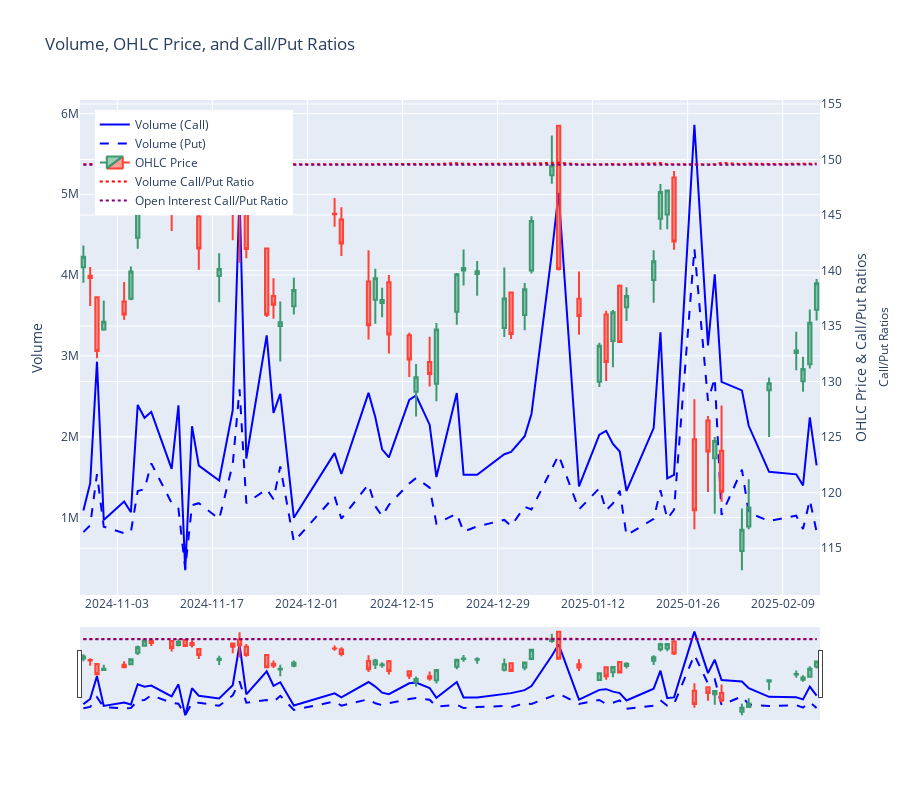

The notebook cell saved with this chart:
### Code cell
import yfinance as yf
from datetime import timedelta
import plotly.graph_objects as go
import pandas as pd

# Sample data preparation (replace with your actual data)
# df_total_ohlc = ...

# Filter data for the specific symbol
symbol = "NVDA"
df_symbol = df_total_ohlc.loc[df_total_ohlc["underlying_symbol"] == symbol]

# Function to sum volume and open interest
def sum_all_volume(df_sub):
    return pd.Series(
        {
            "volume": df_sub["volume"].sum(),
            "open_interest": df_sub["open_interest"].sum(),
        }
    )

# Aggregate data by Date and option_type
df = df_symbol.groupby(["Date", "option_type"]).apply(sum_all_volume)
start_date = df.index.get_level_values("Date").min()
end_date = df.index.get_level_values("Date").max() + timedelta(days=1)

# Download historical price data
price_data = yf.download(symbol, start=start_date, end=end_date)
price_data = price_data.reset_index()

# Merge with price data
df = df.reset_index().merge(price_data, left_on="Date", right_on="Date", how="left")
df = df.set_index(["Date", "option_type"])

# Unstack the DataFrame
df_unstacked = df.unstack(level="option_type")

# Calculate ratios
df_unstacked["volume_ratio"] = df_unstacked["volume"]["call"] / df_unstacked["volume"]["put"]
df_unstacked["open_interest_ratio"] = df_unstacked["open_interest"]["call"] / df_unstacked["open_interest"]["put"]

# Replace inf and NaN values in ratios with 0
df_unstacked["volume_ratio"].replace([float('inf'), float('-inf')], 0, inplace=True)
df_unstacked["open_interest_ratio"].replace([float('inf'), float('-inf')], 0, inplace=True)
df_unstacked["volume_ratio"].fillna(0, inplace=True)
df_unstacked["open_interest_ratio"].fillna(0, inplace=True)

# Create a single plot with simulated three y-axes
fig = go.Figure()

# Add Volume lines (left y-axis)
fig.add_trace(go.Scatter(x=df_unstacked.index, y=df_unstacked["volume"]["call"], mode="lines", name="Volume (Call)", line=dict(color="blue")))
fig.add_trace(go.Scatter(x=df_unstacked.index, y=df_unstacked["volume"]["put"], mode="lines", name="Volume (Put)", line=dict(color="blue", dash="dash")))

# Add OHLC candlestick chart (right y-axis, primary)
fig.add_trace(
    go.Candlestick(
        x=df_unstacked.index,
        open=df_unstacked["Open"]["call"],
        high=df_unstacked["High"]["call"],
        low=df_unstacked["Low"]["call"],
        close=df_unstacked["Close"]["call"],
        name="OHLC Price",
        yaxis="y2",  # Assign to the secondary y-axis
    )
)

# Scale and offset Call/Put Ratios for the simulated third y-axis
scale_factor = 0.1  # Adjust this to fit the ratios within the chart
offset = df_unstacked["Close"]["call"].max()  # Offset to position ratios above OHLC

# Add Call/Put Ratios (right y-axis, secondary)
fig.add_trace(go.Scatter(x=df_unstacked.index, y=df_unstacked["volume_ratio"] * scale_factor + offset, mode="lines", name="Volume Call/Put Ratio", line=dict(color="red", dash="dot"), yaxis="y2"))
fig.add_trace(go.Scatter(x=df_unstacked.index, y=df_unstacked["open_interest_ratio"] * scale_factor + offset, mode="lines", name="Open Interest Call/Put Ratio", line=dict(color="purple", dash="dot"), yaxis="y2"))

# Layout updates
fig.update_layout(
    title="Volume, OHLC Price, and Call/Put Ratios",
    hovermode="x unified",
    height=800,
    showlegend=True,
    legend=dict(x=0.02, y=0.98),  # Adjust legend position
    yaxis=dict(title="Volume"),  # Left y-axis
    yaxis2=dict(title="OHLC Price & Call/Put Ratios", overlaying="y", side="right"),  # Right y-axis
)

# Add a dummy axis for the simulated third y-axis
fig.update_layout(
    annotations=[
        dict(
            text="Call/Put Ratios",
            x=1.1,  # Position outside the right y-axis
            y=0.5,
            xref="paper",
            yref="paper",
            showarrow=False,
            textangle=-90,
            font=dict(size=12),
        )
    ]
)

# Ensure x-axis alignment
fig.update_xaxes(
    type="date",
    tickformat="%Y-%m-%d",
)

fig.show()
